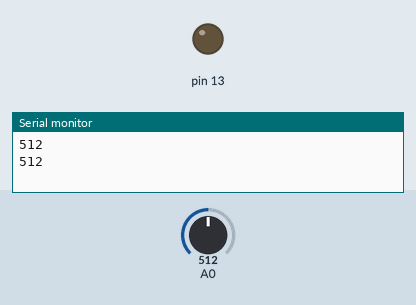
This sketch was run on a simulated Arduino Uno, built with avr-gcc and run on an emulated ATmega328P. Parts: output pins drawn as LEDs (lit = HIGH), the last lines printed to the serial monitor. The test bench sets the inputs (shaded band); at power-on: A0 = 512.

Above: at 1.8 s.
1.9 s: A0 set to 408
3.4 s: A0 set to 387
At 4.8 s:
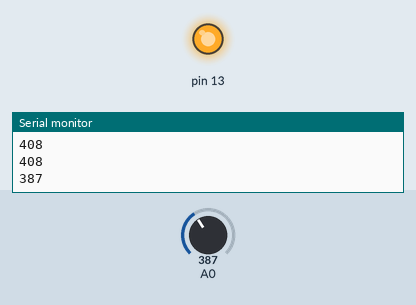
5.5 s: A0 set to 410
At 6.3 s:
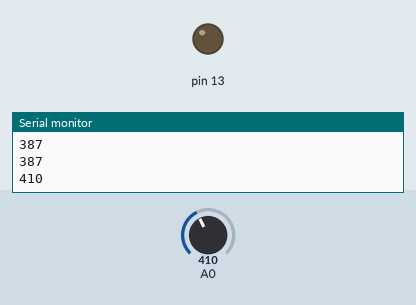
7.5 s: A0 set to 390
At 9.1 s:
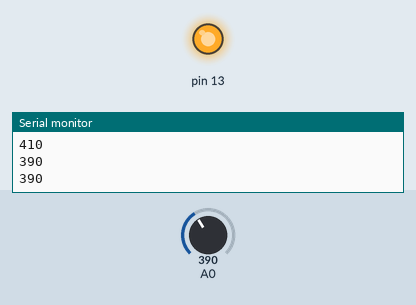
Timing chart, 0 to 10.5 s (numbered marks = the images above; inputs shaded):
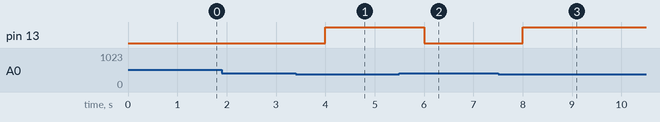

The sketch:

e03_ldr.ino
```cpp
void setup() {
  Serial.begin(9600);
  pinMode(13, OUTPUT);
}

void loop() {
  int light = analogRead(A0);
  Serial.println(light);
  if (light < 400) digitalWrite(13, HIGH);   // dark -> LED ON
  else digitalWrite(13, LOW);                // bright -> LED OFF
  delay(1000);
}
```

Measured:
- the behaviour switches between 400 and 399 on A0 (found by bisection; images 0 and 1)
- after the input at 3.4 s, pin 13: LOW → HIGH after 0.60 s
- after the input at 5.5 s, pin 13: HIGH → LOW after 0.50 s
- after the input at 7.5 s, pin 13: LOW → HIGH after 0.50 s
